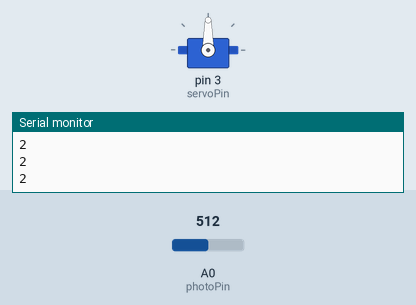
Recording of a sketch running on a simulated Arduino Uno, built with avr-gcc and run on an emulated ATmega328P. Shown: servo, the last lines printed to the serial monitor. The test bench sets the inputs (shaded band); at power-on: A0 (photoPin) = 512.

Above: at 1.2 s.
1.3 s: A0 (photoPin) set to 672
2.8 s: A0 (photoPin) set to 693
At 3.2 s:
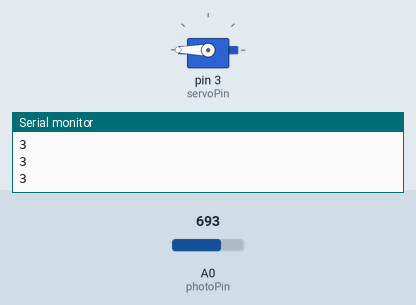
4.3 s: A0 (photoPin) set to 1005
5.8 s: A0 (photoPin) set to 1016
At 7.0 s:
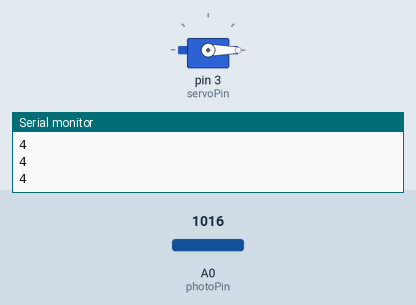
7.3 s: A0 (photoPin) set to 900
At 8.3 s:
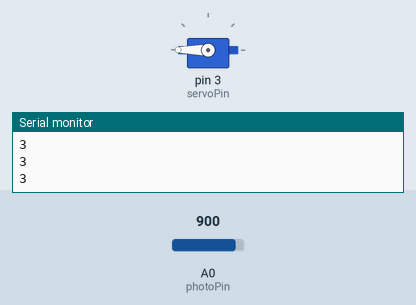
8.8 s: A0 (photoPin) set to 1023
At 9.7 s:
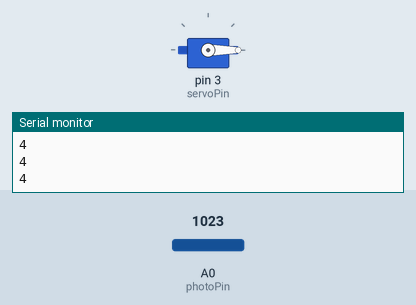
Timing chart, 0 to 11.3 s (numbered marks = the images above; inputs shaded):
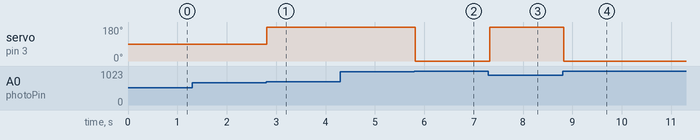

Measured:
- the behaviour switches between 678 and 679 on A0 (photoPin) (found by bisection; images 0 and 1)
- the behaviour switches between 1015 and 1016 on A0 (photoPin) (found by bisection; images 1 and 2)
- after the input at 2.8 s, servo on pin 3 (servoPin): 90° → 180° at once
- after the input at 5.8 s, servo on pin 3 (servoPin): 180° → 0° at once
- after the input at 7.3 s, servo on pin 3 (servoPin): 0° → 180° at once
- after the input at 8.8 s, servo on pin 3 (servoPin): 180° → 0° at once

The sketch:

32IV-4_Photoresistor-plus.ino
```cpp
#include <Servo.h>

int servoPin=3;
int photoPin=A0;

int minValue=6;
int maxValue=679;

Servo servo;

void setup()
{
  servo.attach(servoPin);
  Serial.begin(9600);
}

void loop()
{
  int photoValue=analogRead(photoPin);
  int convertedValue=map(photoValue, minValue, maxValue, 1, 3);
  Serial.println(convertedValue);
  int angle=0;
  if (convertedValue==1) angle=0;
  else if (convertedValue==2) angle=90;
  else if (convertedValue==3) angle=180;
  servo.write(angle);
  delay(100);
}
```
